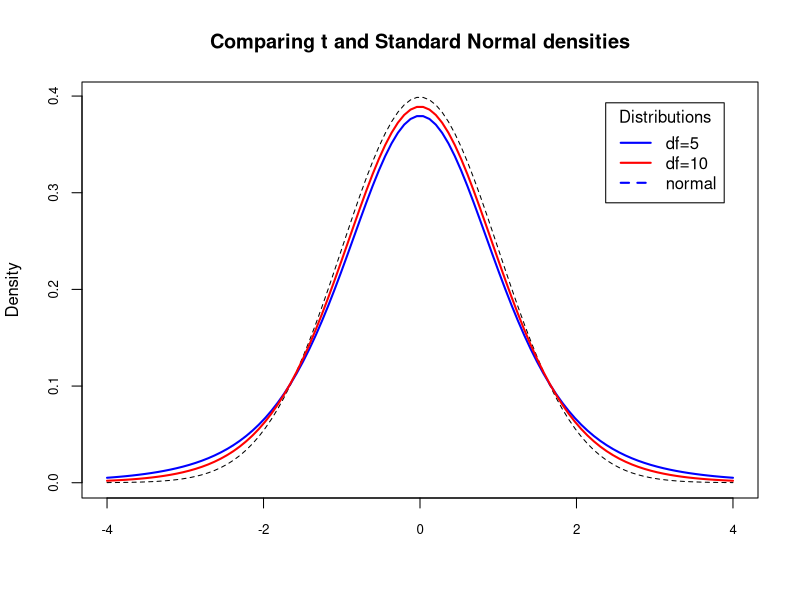

Write the R code that produced this figure. (Note: this script raises an error after producing the figure.)
## ---- chunk 1
library(tidyverse)
## ---- chunk 2
xseq<-seq(-4,4,length=100)
densities<-dnorm(xseq)

degf <- c(5, 10)
colors <- c("blue","red")
labels <- c("df=5", "df=10", "normal")
plot(xseq, densities,type="l", lty=2, xlab = "", ylab = "Density", main="Comparing t and Standard Normal densities", cex.axis=.8)
for (i in 1:4){
  lines(xseq, dt(xseq,degf[i]), lwd=2, col=colors[i])
}

legend("topright", inset=.05, title="Distributions",
  labels, lwd=2, lty=c(1, 1, 2), col=colors)



## ---- chunk 3

# Load the data
runner_data <- read.csv("rocknroll_marathon_mf2015.csv", header = TRUE)

# > head(runner_data)
#   ID Gender Time.Format Place Time.Seconds     MPH
# 1  1      1     5:49:48  2475        20988 4.49721
# 2  2      1     5:19:25  2232        19165 4.92499
# 3  3      1     4:40:16  1635        16816 5.61296
# 4  4      1     4:15:36  1121        15336 6.15464
# 5  5      1     4:19:16  1204        15556 6.06759
# 6  6      1     5:29:49  2327        19789 4.76970

head(runner_data)
## ---- chunk 4

# Load the data
runner_data <- read.csv("rocknroll_marathon_mf2015.csv", header = TRUE)

boxplot(runner_data, main = "Full Data",col = "darkgrey")


RemoveOutlier<-runner_data[runner_data$Time.Seconds<800000,]
boxplot(RemoveOutlier,main="Outlier Removed",xlab="",ylab="",col="darkgrey")

## ---- chunk 5
#a
# Load the data
runner_data <- read.csv("rocknroll_marathon_mf2015.csv", header = TRUE)

xbarT=mean(RemoveOutlier$Time.Seconds)
sT=sd(RemoveOutlier$Time.Seconds)

xbarT
sT

## ---- chunk 6
#b

zs<-(RemoveOutlier$Time.Seconds-xbarT)/sT
qqnorm(zs,main="Distribution of All Runners without outlier")
abline(0,1)
## ---- chunk 7
#c
male<-RemoveOutlier[RemoveOutlier$Gender=="2",]
xbarMale<- mean(male$Time.Seconds)
sdMale<- sd(male$Time.Seconds)
zsMale<-(male$Time.Seconds-xbarMale)/sdMale
qqnorm(zsMale,main = "All male runners' time")
abline(0,1)
xbarMale
sdMale

female<-RemoveOutlier[RemoveOutlier$Gender=="1",]
xbarFemale<- mean(female$Time.Seconds)
sdFemale<- sd(female$Time.Seconds)
zsFemale<-(female$Time.Seconds-xbarFemale)/sdFemale
qqnorm(zsFemale,main = "All female runners' time")
abline(0,1)
xbarFemale
sdFemale
## ---- chunk 8
#a
nf=nrow(female)
t1=-qt(0.025,nf-1)
upperFemale=xbarFemale-sdFemale/(sqrt(nf))*t1
lowerFemale=xbarFemale+sdFemale/(sqrt(nf))*t1
print(upperFemale)
print(lowerFemale)
## ---- chunk 9
nm=nrow(male)
SE = sqrt(sdFemale^2/nf+sdMale^2/nm)
p_value = 2*pt((xbarMale-xbarFemale)/SE, min(nf,nm)-1)
print(p_value)

## ---- chunk 10
t2=-qt(0.005,min(nf,nm)-1)

lowerT=(xbarFemale-xbarMale)+(sqrt(sdFemale^2/nf+sdMale^2/nm))*t2
upperT=(xbarFemale-xbarMale)-(sqrt(sdFemale^2/nf+sdMale^2/nm))*t2

#The 99% confidence interval
print(lowerT)
print(upperT)
## ---- chunk 11
head(runner_data)
## ---- chunk 12
male<-RemoveOutlier[RemoveOutlier$Gender=="2",]
female<-RemoveOutlier[RemoveOutlier$Gender=="1",]
gender=c("Female","Male")
boxplot(Time.Seconds~Gender,data=RemoveOutlier, names=gender, ylab="Time.Seconds", main="Boxplot_male and female ",col="darkgrey")
## ---- chunk 13
ANOVA=aov(Time.Seconds~Gender, data=RemoveOutlier)

ANOVA
## ---- chunk 14
summary(ANOVA)
